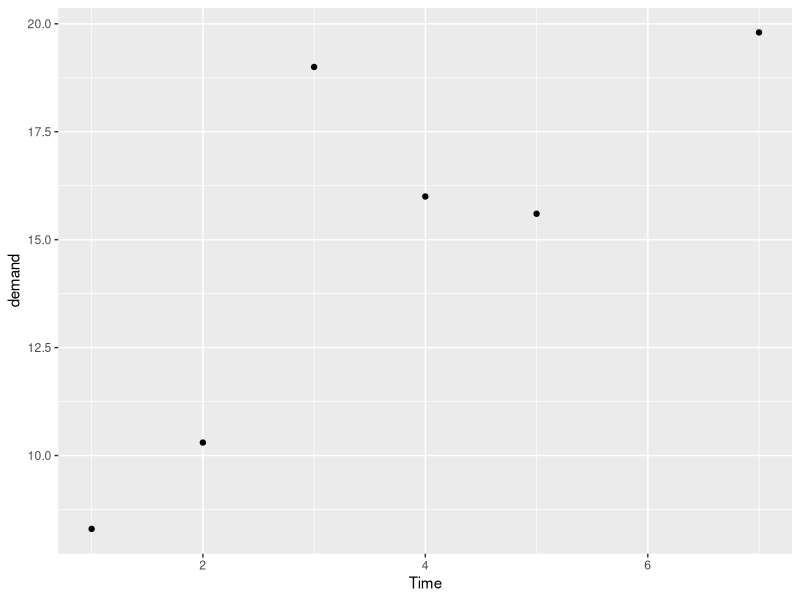

Write R code to recreate this figure.
## ---- chunk 1
library(knitr)
library(ggplot2)
## ---- chunk 2
ggplot(BOD) +
 geom_point(aes(y=demand, x=Time))
